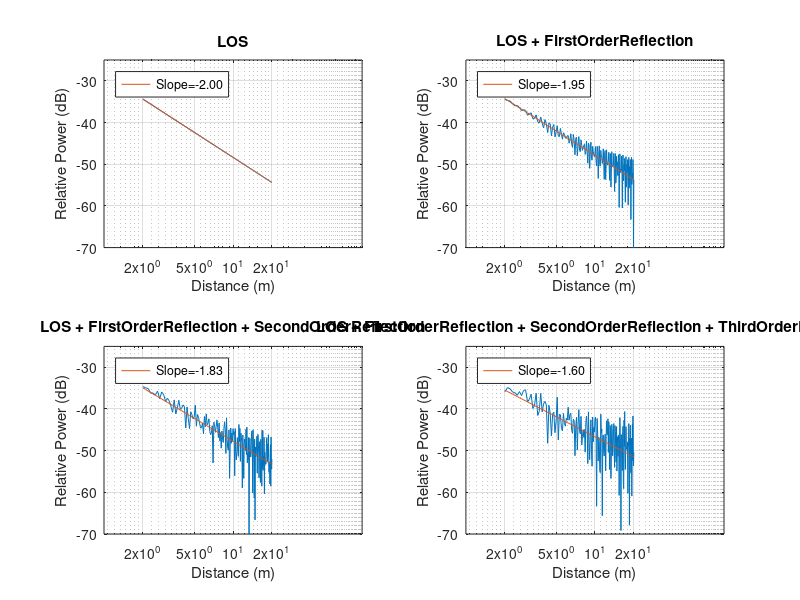

Write the MATLAB code that produced this figure.
% 室內射線追蹤（ray tracing）
% 50 m x 50 m 房間，Tx 與 Rx 距離 2～20 m，用 image method 計算 LOS 加上 1～3 次牆面反射（反射係數 -0.7）的接收功率
% 輸出：接收功率 vs. 距離，並以線性擬合估計路徑損耗斜率
clc;
clear;
c = 3e8;
f = 1e9;
lambda = c/f;
Pt = 1;
Gt = 1.6;
Gr = 1.6;
a = -0.7;
P0 = Pt*Gt*Gr*(lambda/(4*pi))^2;
room = [0,50,0,50]; % [x_min x_max y_min y_max]
rx = [25, 25];
d = 2:0.1:20;
Pr_all = zeros(length(d), 4);
for i = 1:length(d)
    tx = [25 + d(i), 25];
    % LOS--------------------------------------------------
    d_los = norm(tx - rx);
    Pr_los = 1/d_los * exp(-1i*2*pi*d_los/lambda);
    Pr_all(i,1) = P0*abs(Pr_los)^2;
    % 反射一次--------------------------------------------------
    Pr_ref1 = 0;
    walls = 1:4; % 左右上下牆
    for w1 = walls
        switch w1
            case 1, tx1 = [-tx(1), tx(2)];
            case 2, tx1 = [2*room(2)-tx(1), tx(2)];
            case 3, tx1 = [tx(1), -tx(2)];
            case 4, tx1 = [tx(1), 2*room(4)-tx(2)];
        end
        d_ref1 = norm(tx1 - rx);
        Pr_ref1 = Pr_ref1 + a/d_ref1 * exp(-1i*2*pi*d_ref1/lambda);
    end
    Pr_all(i,2) = P0*abs(Pr_los + Pr_ref1)^2;
    % 反射兩次--------------------------------------------------
    Pr_ref2 = 0;
    walls = 1:4;
    for w1 = walls
        for w2 = walls
            if w2 == w1
                continue; % 跳過同一面牆兩次反射
            end
            switch w1
                case 1, tx1 = [-tx(1), tx(2)];
                case 2, tx1 = [2*room(2)-tx(1), tx(2)];
                case 3, tx1 = [tx(1), -tx(2)];
                case 4, tx1 = [tx(1), 2*room(4)-tx(2)];
            end
            switch w2
                case 1, tx2 = [-tx1(1), tx1(2)];
                case 2, tx2 = [2*room(2)-tx1(1), tx1(2)];
                case 3, tx2 = [tx1(1), -tx1(2)];
                case 4, tx2 = [tx1(1), 2*room(4)-tx1(2)];
            end
            d_ref2 = norm(tx2 - rx);
            Pr_ref2 = Pr_ref2 + a^2/d_ref2 * exp(-1i*2*pi*d_ref2/lambda);
        end
    end
    Pr_all(i,3) = P0*abs(Pr_los + Pr_ref1 + Pr_ref2)^2;
    % 反射三次--------------------------------------------------
    Pr_ref3 = 0;
    walls = 1:4;
    for w1 = walls
        for w2 = walls
            for w3 = walls
                % 避免同一牆連續三次
                if w2 == w1 || w3 == w2
                    continue;
                end
                switch w1
                    case 1, tx1 = [-tx(1), tx(2)];
                    case 2, tx1 = [2*room(2)-tx(1), tx(2)];
                    case 3, tx1 = [tx(1), -tx(2)];
                    case 4, tx1 = [tx(1), 2*room(4)-tx(2)];
                end
                switch w2
                    case 1, tx2 = [-tx1(1), tx1(2)];
                    case 2, tx2 = [2*room(2)-tx1(1), tx1(2)];
                    case 3, tx2 = [tx1(1), -tx1(2)];
                    case 4, tx2 = [tx1(1), 2*room(4)-tx1(2)];
                end
                switch w3
                    case 1, tx3 = [-tx2(1), tx2(2)];
                    case 2, tx3 = [2*room(2)-tx2(1), tx2(2)];
                    case 3, tx3 = [tx2(1), -tx2(2)];
                    case 4, tx3 = [tx2(1), 2*room(4)-tx2(2)];
                end
                d_ref3 = norm(tx3 - rx);
                Pr_ref3 = Pr_ref3 + a^3/d_ref3 * exp(-1i*2*pi*d_ref3/lambda);
            end
        end
    end
    Pr_all(i,4) = P0*abs(Pr_los + Pr_ref1 + Pr_ref2 + Pr_ref3)^2;
end

figure;
for k = 1:4
    Pr_dB = 10*log10(Pr_all(:,k));
    % 產生線性擬合斜線
    p = polyfit(10*log10(d), Pr_dB, 1);    
    P_fit = polyval(p, 10*log10(d));
    slope = p(1); % p = [斜率, 截距]
    
    subplot(2,2,k);
    h1 = semilogx(d, Pr_dB); hold on;
    h2 = semilogx(d, P_fit);
    legend(h2,sprintf('Slope=%.2f',slope),'Location','northwest');
    
    grid on;
    xlabel('Distance (m)');
    ylabel('Relative Power (dB)');
    set(gca,'XTick',[2 5 10 20]);
    ylim([-70 -25]);
   
    switch k
        case 1, title_txt = 'LOS';
        case 2, title_txt = 'LOS + FirstOrderReflection';
        case 3, title_txt = 'LOS + FirstOrderReflection + SecondOrderReflection';
        case 4, title_txt = 'LOS + FirstOrderReflection + SecondOrderReflection + ThirdOrderReflection';
    end
    title(title_txt);
end
